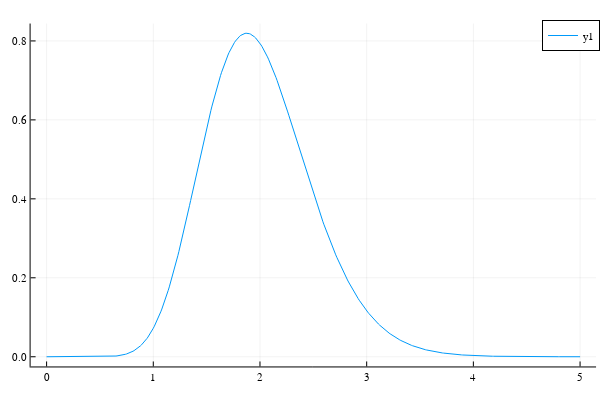

Notebook code for this chart:
### Code cell
# Try it with mean of 2, sd of 0.5

begin
    shape_int, scale = erlang_params_with_mean_approxsd(2.0, 0.5)
    println("shape = $(shape_int), scale = $(scale)")
    dist = Gamma(shape_int, scale)
    println("mean = $(mean(dist)), sd = $(std(dist))")
    x = 0.0:0.01:5.0
    plot(x, pdf(dist, x))
end

### Figure 1 — Plotly figure (JSON) as saved in the notebook; plotly's stock layout.template omitted (floating-point values rounded to 4 significant figures; data arrays with more than 128 entries replaced by an {"elided": "..."} marker saying what was removed)
{"data": [{"colorbar": {"len": 0.9525, "title": "", "x": 0.9934, "y": 0.5139}, "legendgroup": "y1", "line": {"color": "rgba(0, 154, 250, 1.000)", "dash": "solid", "shape": "linear", "width": 1}, "mode": "lines", "name": "y1", "showlegend": true, "type": "scatter", "x": {"elided": "501 float values"}, "xaxis": "x", "y": {"elided": "501 float values"}, "yaxis": "y"}], "layout": {"annotations": [], "height": 400, "legend": {"bgcolor": "rgba(255, 255, 255, 1.000)", "bordercolor": "rgba(0, 0, 0, 1.000)", "borderwidth": 1, "font": {"color": "rgba(0, 0, 0, 1.000)", "family": "sans-serif", "size": 11}, "title": {"font": {"color": "rgba(0, 0, 0, 1.000)", "family": "sans-serif", "size": 15}, "text": ""}, "tracegroupgap": 0, "traceorder": "normal", "x": 1, "xanchor": "auto", "y": 1, "yanchor": "auto"}, "margin": {"b": 20, "l": 0, "r": 0, "t": 20}, "paper_bgcolor": "rgba(255, 255, 255, 1.000)", "plot_bgcolor": "rgba(255, 255, 255, 1.000)", "showlegend": true, "width": 600, "xaxis": {"anchor": "y", "domain": [0.05101, 0.9934], "gridcolor": "rgba(0, 0, 0, 0.100)", "gridwidth": 0.5, "linecolor": "rgba(0, 0, 0, 1.000)", "mirror": false, "range": [-0.15, 5.15], "showgrid": true, "showline": true, "showticklabels": true, "tickangle": 0, "tickcolor": "rgb(0, 0, 0)", "tickfont": {"color": "rgba(0, 0, 0, 1.000)", "family": "sans-serif", "size": 11}, "tickmode": "array", "ticks": "inside", "ticktext": ["0", "1", "2", "3", "4", "5"], "tickvals": [0, 1, 2, 3, 4, 5], "title": "", "titlefont": {"color": "rgba(0, 0, 0, 1.000)", "family": "sans-serif", "size": 15}, "type": "-", "visible": true, "zeroline": false, "zerolinecolor": "rgba(0, 0, 0, 1.000)"}, "yaxis": {"anchor": "x", "domain": [0.03762, 0.9902], "gridcolor": "rgba(0, 0, 0, 0.100)", "gridwidth": 0.5, "linecolor": "rgba(0, 0, 0, 1.000)", "mirror": false, "range": [-0.02458, 0.844], "showgrid": true, "showline": true, "showticklabels": true, "tickangle": 0, "tickcolor": "rgb(0, 0, 0)", "tickfont": {"color": "rgba(0, 0, 0, 1.000)", "family": "sans-serif", "size": 11}, "tickmode": "array", "ticks": "inside", "ticktext": ["0.0", "0.2", "0.4", "0.6", "0.8"], "tickvals": [0, 0.2, 0.4, 0.6, 0.8], "title": "", "titlefont": {"color": "rgba(0, 0, 0, 1.000)", "family": "sans-serif", "size": 15}, "type": "-", "visible": true, "zeroline": false, "zerolinecolor": "rgba(0, 0, 0, 1.000)"}}}
